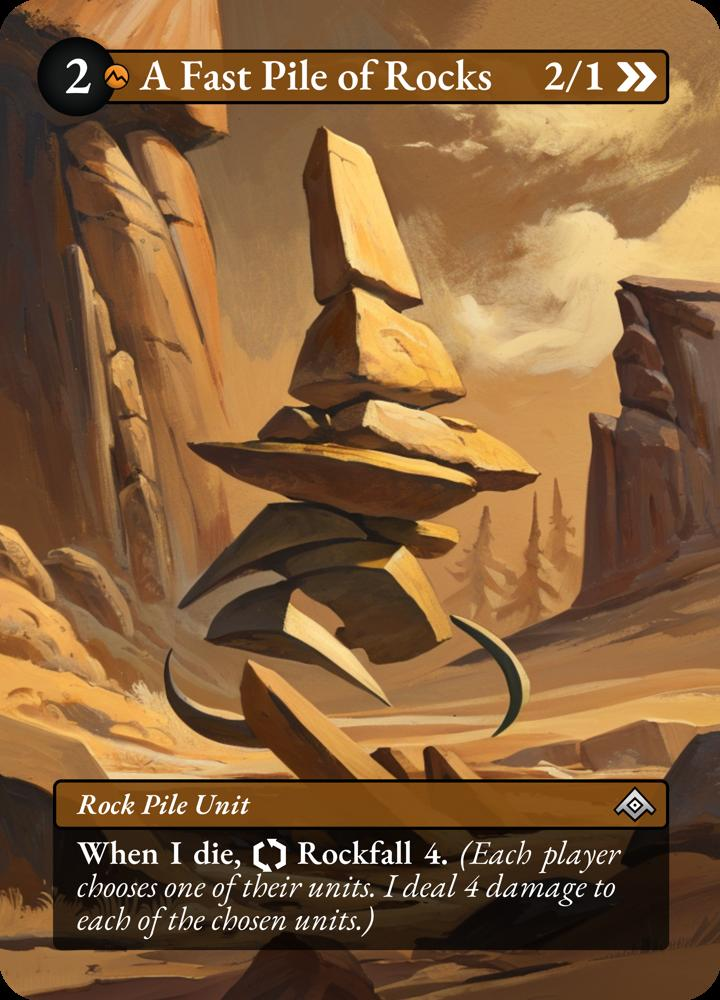
#> input picture data/cards/A-Fast-Pile-of-Rocks.jpg, 720 x 1000 px, given in place of graft.webp, which was not available
$ python site-icons.py
#> lines starting #> are read from the running program, lines starting #| are printed output that depends on the picture; after the words box and inside, x2 and y2 are one past the last pixel; in counts of white or black regions, pixels touching at a corner belong together
#!/usr/bin/env python3
"""Build the site's favicon, home-screen icons and link-preview image.

    python3 client/ui/site-icons.py

Writes, next to index.html: favicon.ico (16/32/48), icon-192.png,
apple-touch-icon.png (180, square — iOS rounds it itself) and og-image.jpg
(1200x630, what Discord and friends show under a pasted link) — and og/*.jpg,
one preview card per page, which server/linkpreview.ts picks by the URL.

Everything is made from the game's own art, so nothing here is drawn by hand:

  * the icon is the GRAFT glyph from data/icons/, tinted the wordmark's gold
    (--accent in style.css) on the panel colour. The glyphs ship white on
    transparent, which vanishes on a light browser tab — hence the tile.
  * the preview fans one card per base element under the wordmark.
  * each page's card is the same family: the page's name and a line on the
    left, a CTA, and three cards whose names fit the page fanned on the right.

Needs Pillow. The outputs are committed; re-run only when the art changes.
"""
from pathlib import Path

from PIL import Image, ImageDraw, ImageFont

UI = Path(__file__).resolve().parent
REPO = UI.parent.parent
ICONS = REPO / "data" / "icons"
CARDS = REPO / "data" / "cards"

BG = "#12151a"      # --bg
PANEL = "#1a1f27"   # --panel
ACCENT = "#d9a441"  # --accent
TEXT = "#d6dde6"    # --text

PREVIEW_CARDS = [
    "Voltwrath-Behemoth",       # fire
    "Xenopod-Progenitor",       # water
    "Eminence-of-the-Barrens",  # earth
    "Pack-Leader",              # wood
    "Automaton-of-Abundance",   # metal
]


def glyph(size: int, colour: str) -> Image.Image:
    src = Image.open(ICONS / "graft.webp").convert("RGBA").resize((size, size), Image.LANCZOS)
    out = Image.new("RGBA", src.size, colour)
    out.putalpha(src.getchannel("A"))
    return out


def tile(n: int, rounded: bool) -> Image.Image:
    # drawn at 4x and scaled down, so the rounded corner is antialiased
    big = n * 4
    im = Image.new("RGBA", (big, big), (0, 0, 0, 0))
    d = ImageDraw.Draw(im)
    if rounded:
        d.rounded_rectangle([0, 0, big - 1, big - 1], radius=big // 5, fill=PANEL)
    else:
        d.rectangle([0, 0, big - 1, big - 1], fill=PANEL)
    g = int(big * 0.68)
    im.alpha_composite(glyph(g, ACCENT), ((big - g) // 2, (big - g) // 2))
    return im.resize((n, n), Image.LANCZOS)


# [17 lines left out: functions font, spaced, not called in this run]


def preview() -> Image.Image:
    W, H = 1200, 630
    im = Image.new("RGBA", (W, H), BG)
    # a soft gold glow behind the fan
    glow = Image.new("L", (W, H), 0)
    ImageDraw.Draw(glow).ellipse([W // 2 - 520, 250, W // 2 + 520, 900], fill=60)
    from PIL import ImageFilter
    glow = glow.filter(ImageFilter.GaussianBlur(90))
    im.paste(Image.new("RGBA", (W, H), ACCENT), (0, 0), glow)

    cw, ch = 236, 330
    n = len(PREVIEW_CARDS)
    for i, name in enumerate(PREVIEW_CARDS):
        off = i - (n - 1) / 2
        card = Image.open(CARDS / f"{name}.jpg").convert("RGBA").resize((cw, ch), Image.LANCZOS)
        mask = Image.new("L", (cw, ch), 0)
        ImageDraw.Draw(mask).rounded_rectangle([0, 0, cw - 1, ch - 1], radius=12, fill=255)
        card.putalpha(mask)
        rot = card.rotate(-off * 7, expand=True, resample=Image.BICUBIC)
        cx = W / 2 + off * 190
        cy = 430 + abs(off) ** 2 * 9
        im.alpha_composite(rot, (int(cx - rot.width / 2), int(cy - rot.height / 2)))

    d = ImageDraw.Draw(im)
    spaced(d, "ALGOMANCY", 58, font(78, True), ACCENT, 26, W)
    spaced(d, "Draft and play online  ·  free, in your browser", 158, font(28, False), TEXT, 1, W)
    return im.convert("RGB")


# server/linkpreview.ts PAGE_IMAGES names these files (test 771 holds the two
# lists equal): headline, line, call to action, and three cards, the middle
# one on top. The cards come from the site's own numbers (owner, 2026-11-01:
# "look at what cards are more often played or put into decks"), read off
# /api/cardstats and /api/deck/played on 2026-11-01 — 141 games, 40 rated.
# Each page takes the best-ranked card of three DIFFERENT elements (owner:
# "strive to have several elements selected"), and no card is used twice:
PAGES = {
    # the three most played in rated games
    "league": ("The League",
               "Play a few games each week, whenever suits you, and finish with a final.",
               "Join the league", ["Astralith", "Vaporweave-Eidolon", "Molten-Upheaval"]),
    # the most played units
    "cards": ("Card search",
              "Look up any Algomancy card by its name, element, cost, type or rules text.",
              "Search the cards", ["Prismatic-Observer", "Arcane-Concentrator", "Graxxlid"]),
    # used most in players' runs of the challenges already closed (never the current week's)
    "challenge": ("Weekly Challenge",
                  "A new puzzle every week. Solve it, then see how your run compares.",
                  "Try this week's puzzle", ["Galactic-Germination", "Ancient-One", "Deferral-Drone"]),
    # in the most public decks
    "decks": ("Player decks",
              "See the decks other players have shared, and how each one has done.",
              "Browse the decks", ["Boon-of-Protection", "Celestial-Purge", "Enigmatic-Warder"]),
    # the best win rates when played (20+ games)
    "stats": ("Card stats",
              "See how every card performs, with win rates from every game played on the site.",
              "See the stats", ["Malformed-Monstrosity", "Seer-of-Empty-Spaces", "Arc-Lightning"]),
    # the most played cards a Learn to Play deck can hold
    "learn": ("Learn to play",
              "Play your first game against a bot that explains each rule as it comes up.",
              "Start the tutorial", ["Accelerated-Germination", "Lonely-Forager", "Recyclable-Sentinel"]),
    # the cards the comprehensive rules' examples use most
    "rules": ("The rules",
              "A quick reference, the full rulebook, and every rule of the game, numbered.",
              "Read the rules", ["Robot", "Fireball", "Bubb"]),
    # taken most often when offered in a draft
    "play": ("You're invited",
             "Algomancy runs in your browser, so there's nothing to install.",
             "Join the game", ["Interdiction-Rift", "Luminous-Arc", "Rebalance"]),
    # the most played cards of all
    "replay": ("Game replay",
               "Watch a finished game again from the start, one move at a time.",
               "Watch the replay", ["Unstable-Apparition", "Recall", "Maw-of-Despair"]),
}


# [111 lines left out: functions wrap, card_im, page_preview, deck_fan, not called in this run]


def main() -> None:
    tile(48, True).save(UI / "favicon.ico", sizes=[(16, 16), (32, 32), (48, 48)])
#> in tile, `im = Image.new("RGBA", (big, big), (0, 0, 0, 0))`: im: PIL image 192x192 RGBA; every value is 0
    tile(192, True).save(UI / "icon-192.png")
#> in tile (call 2), `im = Image.new("RGBA", (big, big), (0, 0, 0, 0))`: im: PIL image 768x768 RGBA; every value is 0
#> call 2 of glyph, with size = 522, colour = '#d9a441'
#> in glyph (call 2), `src = Image.open(ICONS / "graft.webp").convert("RGBA").resize((size, s..`:
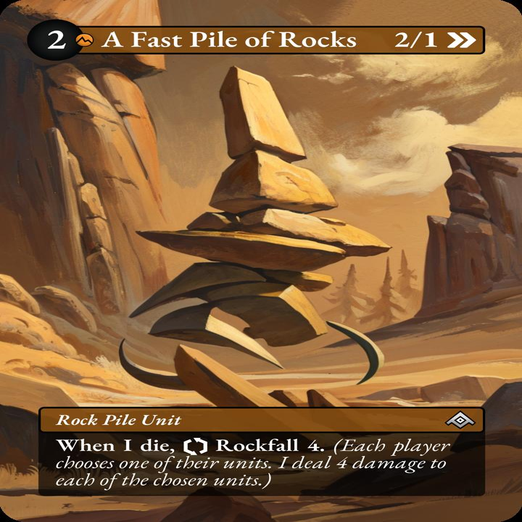
#> src: PIL image 522x522 RGBA; mean R, G, B, A 131.8, 95.4, 58.5, 255
    tile(180, False).convert("RGB").save(UI / "apple-touch-icon.png")
#> call 3 of tile, with n = 180, rounded = False
#> in tile (call 3), `big = n * 4`: big = 720
#> in tile (call 3), `im = Image.new("RGBA", (big, big), (0, 0, 0, 0))`: im: PIL image 720x720 RGBA; every value is 0
#> in tile (call 3), `g = int(big * 0.68)`: g = 489
#> in tile (call 3), `im.alpha_composite(glyph(g, ACCENT), ((big - g) // 2, (big - g) // 2))`:
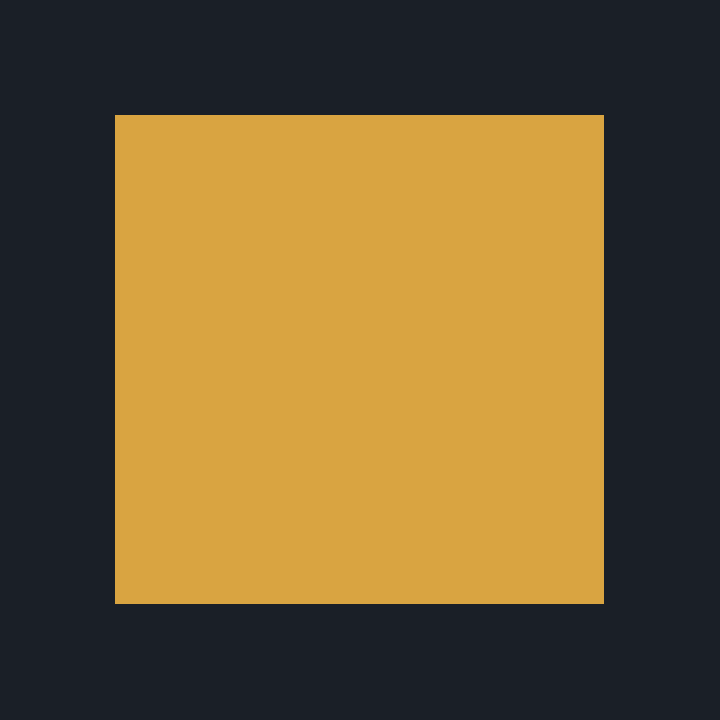
#> im: PIL image 720x720 RGBA; mean R, G, B, A 114.1, 92.3, 51, 255
    # a JPEG: the PNG of the same picture is ~650 KB, and a link preview is fetched cold
    preview().save(UI / "og-image.jpg", quality=86, optimize=True, progressive=True)
#> in preview, `W, H = 1200, 630`: W = 1200; H = 630
#> in preview, `glow = Image.new("L", (W, H), 0)`: glow: PIL image 1200x630 L; every value is 0
#> in preview, `ImageDraw.Draw(glow).ellipse([W // 2 - 520, 250, W // 2 + 520, 900], f..`:
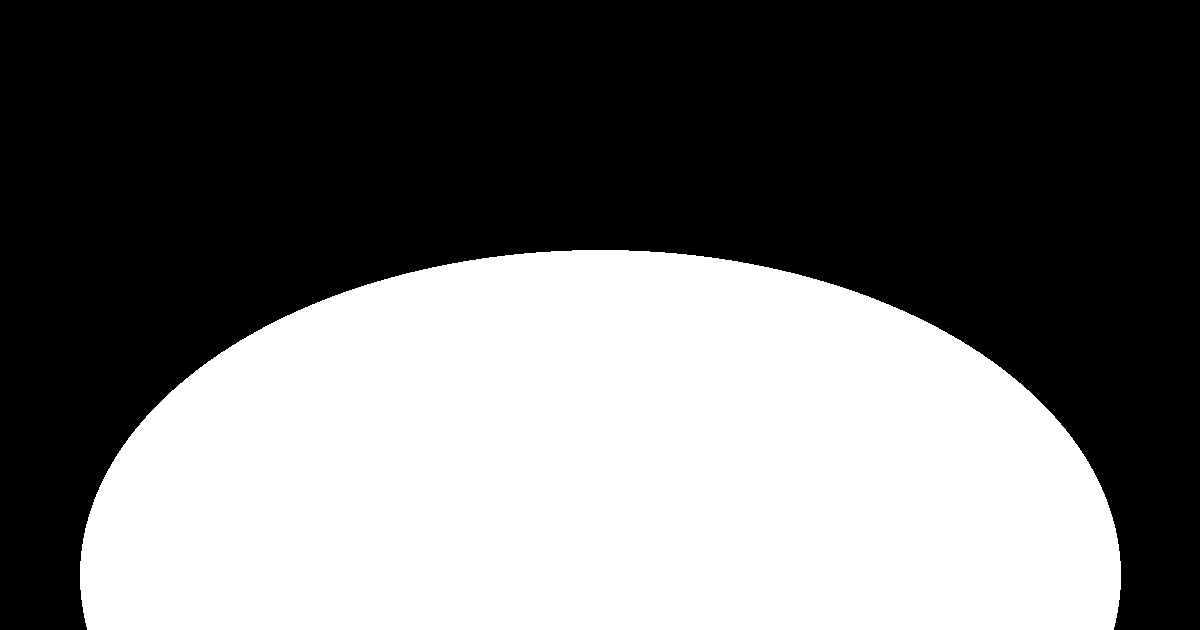
#> glow: PIL image 1200x630 L; values 0 (black) and 60 (white), 42.7% white; 1 white region, box (x1, y1, x2, y2) and area: (80, 250, 1121, 630) 322552
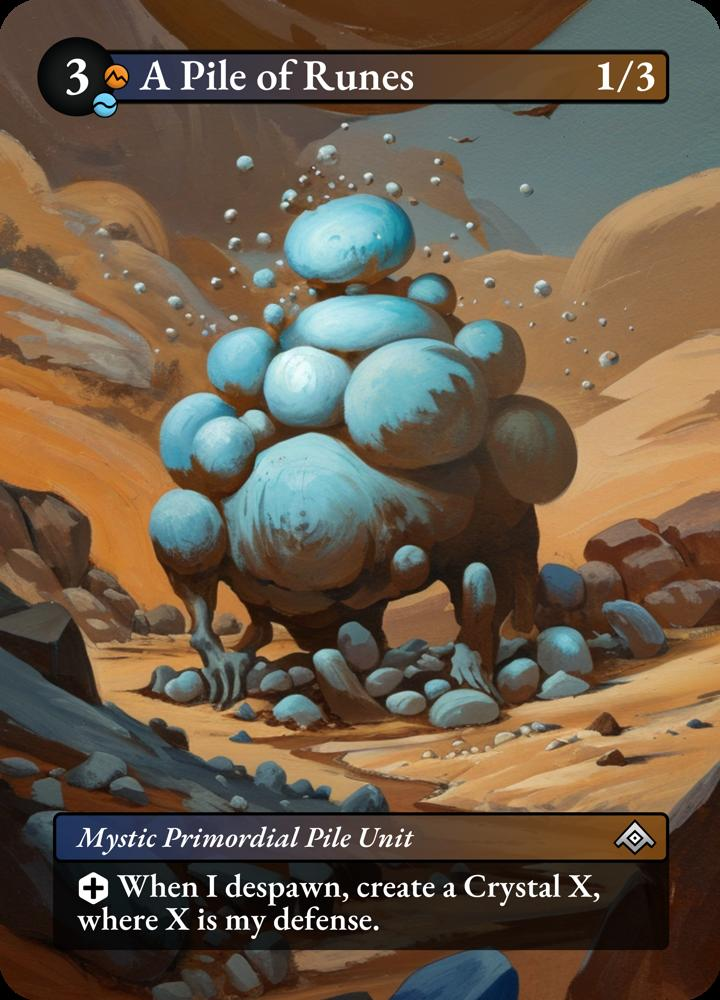
#> input picture data/cards/A-Pile-of-Runes.jpg, 720 x 1000 px, given in place of Voltwrath-Behemoth.jpg, which was not available
#> in preview, `mask = Image.new("L", (cw, ch), 0)`: mask: PIL image 236x330 L; every value is 0
#> in preview, `ImageDraw.Draw(mask).rounded_rectangle([0, 0, cw - 1, ch - 1], radius=..`:
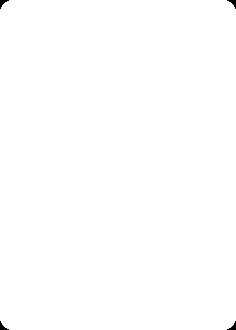
#> mask: PIL image 236x330 L; 99.8% white; 4 black regions, box (x1, y1, x2, y2) and area: (0, 0, 9, 9) 34, (227, 0, 236, 9) 34, (0, 321, 9, 330) 34, (227, 321, 236, 330) 34
#> in preview, `rot = card.rotate(-off * 7, expand=True, resample=Image.BICUBIC)`:
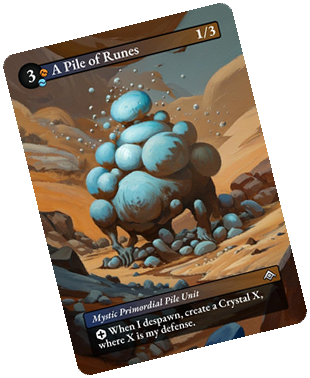
#> rot: PIL image 310x378 RGBA; mean R, G, B, A 70.1, 60.2, 48.5, 169.2; transparent parts drawn white
#> in preview, `cx = W / 2 + off * 190`: cx = 220
#> in preview, `im.alpha_composite(rot, (int(cx - rot.width / 2), int(cy - rot.height ..`:
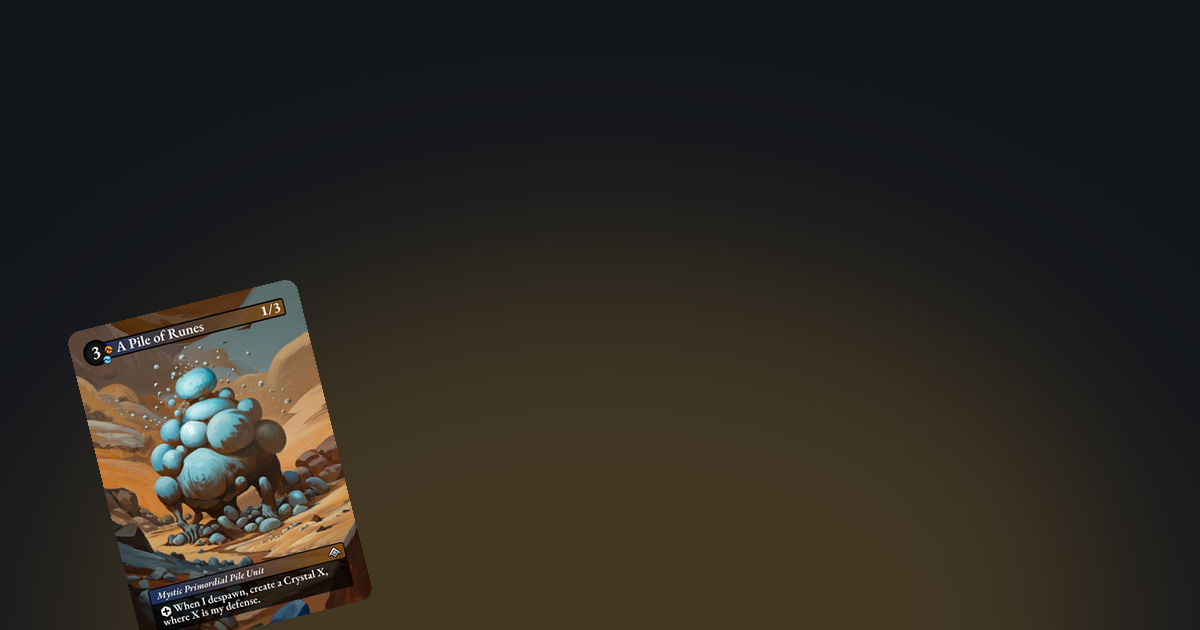
#> im: PIL image 1200x630 RGBA; mean R, G, B, A 43.6, 40.2, 34.1, 255
    for f in ("favicon.ico", "icon-192.png", "apple-touch-icon.png", "og-image.jpg"):
        print(f, (UI / f).stat().st_size, "bytes")
    (UI / "og").mkdir(exist_ok=True)
    for name, (headline, line, cta, cards) in PAGES.items():
        out = UI / "og" / f"{name}.jpg"
        page_preview(headline, line, cta, cards).save(out, quality=86, optimize=True, progressive=True)
        print(f"og/{name}.jpg", out.stat().st_size, "bytes")


if __name__ == "__main__":
    import sys
    # site-icons.py fan OUT.jpg COVER.jpg [CARD.jpg [CARD.jpg]] — one deck's
    # picture, scan file names as in data/cards/ (server/main.ts runs this)
    if len(sys.argv) > 1 and sys.argv[1] == "fan":
        out, files = Path(sys.argv[2]), sys.argv[3:6]
        if not files or any("/" in f or f.startswith(".") for f in files):
            raise SystemExit("fan: give one to three scan file names from data/cards/")
        tmp = out.with_suffix(".tmp.jpg")
        deck_fan(files).save(tmp, quality=84, optimize=True, progressive=True)
        tmp.replace(out)   # whole or not at all: the server serves whatever is at OUT
    else:
#> (the run stopped early here; a loop or call above may not have finished)
